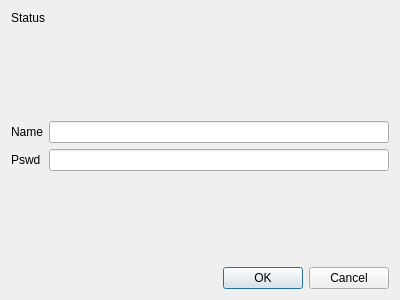
<?xml version="1.0" encoding="UTF-8"?>
<ui version="4.0">
 <class>Login</class>
 <widget class="QDialog" name="Login">
  <property name="geometry">
   <rect>
    <x>0</x>
    <y>0</y>
    <width>400</width>
    <height>300</height>
   </rect>
  </property>
  <property name="windowTitle">
   <string>Dialog</string>
  </property>
  <layout class="QVBoxLayout" name="verticalLayout">
   <item>
    <widget class="QLabel" name="status">
     <property name="text">
      <string>Status</string>
     </property>
    </widget>
   </item>
   <item>
    <layout class="QGridLayout" name="gridLayout">
     <item row="1" column="0">
      <widget class="QLabel" name="label">
       <property name="text">
        <string>Name</string>
       </property>
      </widget>
     </item>
     <item row="2" column="0">
      <widget class="QLabel" name="label_2">
       <property name="text">
        <string>Pswd</string>
       </property>
      </widget>
     </item>
     <item row="3" column="1">
      <spacer name="verticalSpacer">
       <property name="orientation">
        <enum>Qt::Vertical</enum>
       </property>
       <property name="sizeHint" stdset="0">
        <size>
         <width>20</width>
         <height>40</height>
        </size>
       </property>
      </spacer>
     </item>
     <item row="0" column="1">
      <spacer name="verticalSpacer_2">
       <property name="orientation">
        <enum>Qt::Vertical</enum>
       </property>
       <property name="sizeHint" stdset="0">
        <size>
         <width>20</width>
         <height>40</height>
        </size>
       </property>
      </spacer>
     </item>
     <item row="2" column="1">
      <widget class="QLineEdit" name="pswd"/>
     </item>
     <item row="1" column="1">
      <widget class="QLineEdit" name="name"/>
     </item>
    </layout>
   </item>
   <item>
    <widget class="QDialogButtonBox" name="buttonBox">
     <property name="orientation">
      <enum>Qt::Horizontal</enum>
     </property>
     <property name="standardButtons">
      <set>QDialogButtonBox::Cancel|QDialogButtonBox::Ok</set>
     </property>
    </widget>
   </item>
  </layout>
 </widget>
 <resources/>
 <connections>
  <connection>
   <sender>buttonBox</sender>
   <signal>accepted()</signal>
   <receiver>Login</receiver>
   <slot>accept()</slot>
   <hints>
    <hint type="sourcelabel">
     <x>248</x>
     <y>254</y>
    </hint>
    <hint type="destinationlabel">
     <x>157</x>
     <y>274</y>
    </hint>
   </hints>
  </connection>
  <connection>
   <sender>buttonBox</sender>
   <signal>rejected()</signal>
   <receiver>Login</receiver>
   <slot>reject()</slot>
   <hints>
    <hint type="sourcelabel">
     <x>316</x>
     <y>260</y>
    </hint>
    <hint type="destinationlabel">
     <x>286</x>
     <y>274</y>
    </hint>
   </hints>
  </connection>
 </connections>
</ui>
